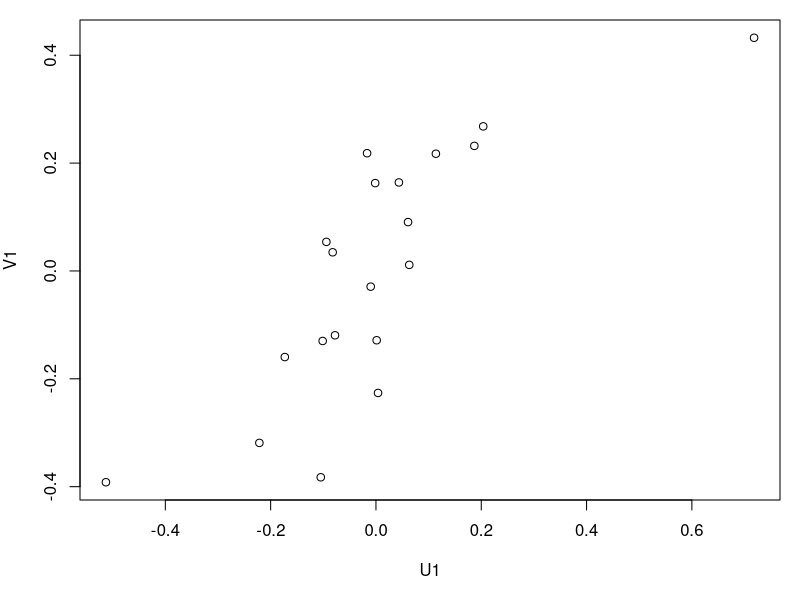
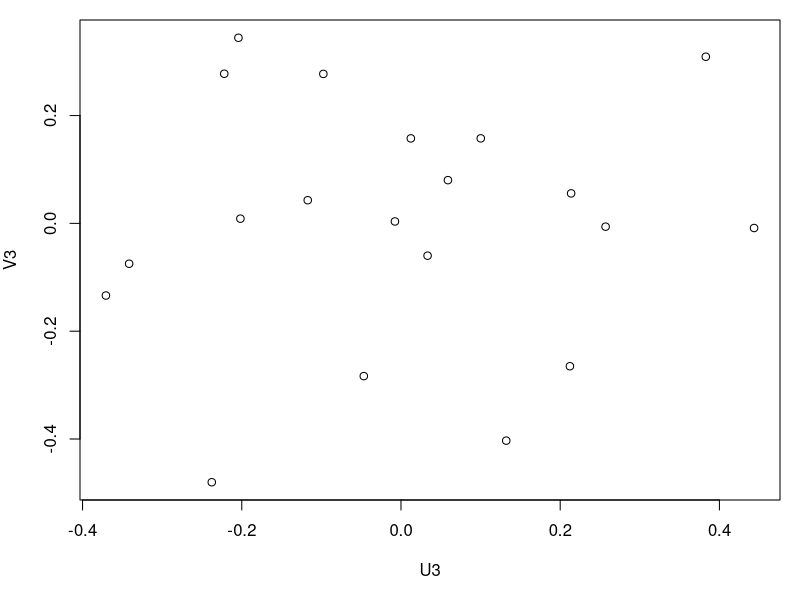

These figures' R source, in order:
test<-data.frame(
  X1=c(191, 193, 189, 211, 176, 169, 154, 193, 176, 156, 
       189, 162, 182, 167, 154, 166, 247, 202, 157, 138), 
  X2=c(36, 38, 35, 38, 31, 34, 34, 36, 37, 33, 
       37, 35, 36, 34, 33, 33, 46, 37, 32, 33),
  X3=c(50, 58, 46, 56, 74, 50, 64, 46, 54, 54,
       52, 62, 56, 60, 56, 52, 50, 62, 52, 68), 
  Y1=c( 5, 12, 13,  8, 15, 17, 14,  6,  4, 15, 
        2, 12,  4,  6, 17, 13,  1, 12, 11,  2), 
  Y2=c(162, 101, 155, 101, 200, 120, 215,  70,  60, 225, 
       110, 105, 101, 125, 251, 210,  50, 210, 230, 110), 
  Y3=c(60, 101, 58, 38, 40, 38, 105, 31, 25, 73, 
       60, 37, 42, 40, 250, 115, 50, 120, 80, 43)
)
test<-scale(test)
ca<-cancor(test[,1:3],test[,4:6]); ca

U<-as.matrix(test[, 1:3])%*% ca$xcoef ; U
V<-as.matrix(test[, 4:6])%*% ca$ycoef ; V

opar <- par(mfrow = c(1, 1),mar = c(5,4,1,1))

plot(U[,1], V[,1], xlab="U1", ylab="V1")
plot(U[,3], V[,3], xlab="U3", ylab="V3")

par(opar)